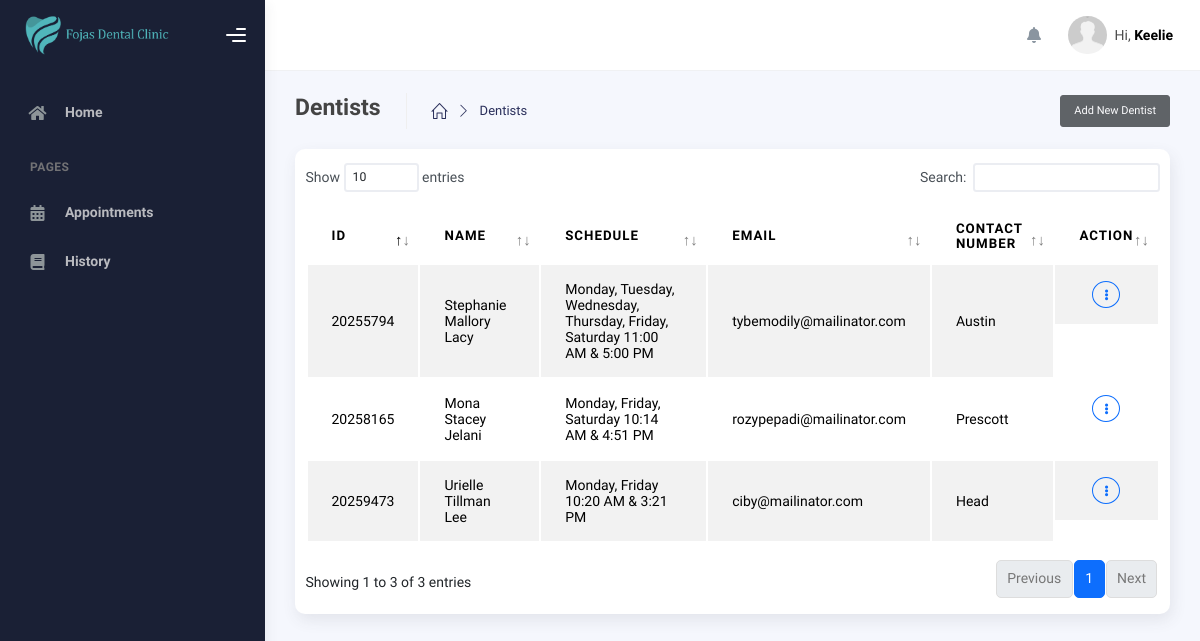
/modules/admin/view-dentists.php (signed in), run on an earlier commit of the app's database.
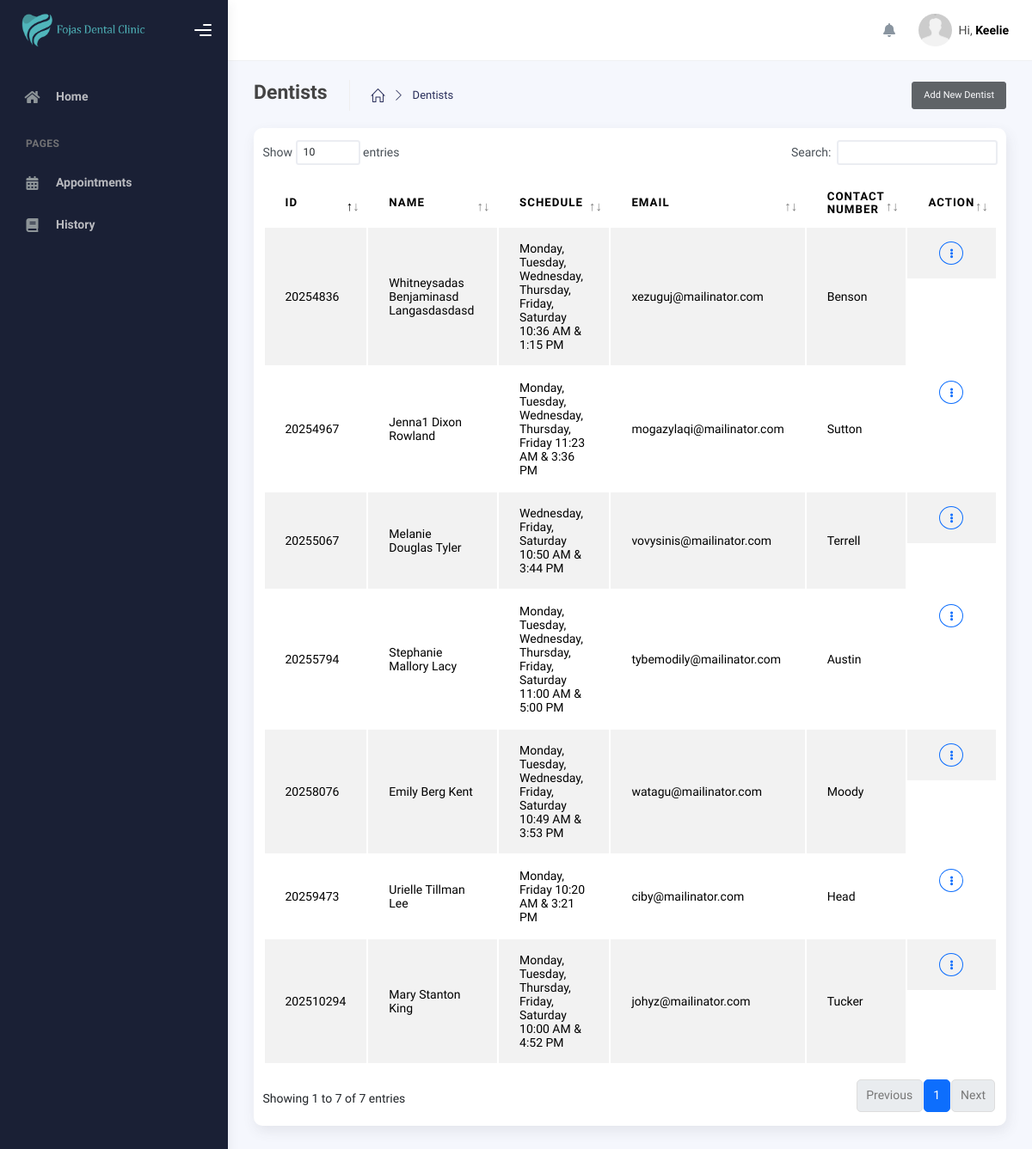
And on a later commit of the database.
### tables this page shows
CREATE TABLE `schedule` (
  `id` int(11) NOT NULL,
  `user_id` int(255) NOT NULL,
  `day` varchar(150) NOT NULL,
  `start_time` varchar(100) NOT NULL,
  `end_time` varchar(100) NOT NULL,
  `date_created` date NOT NULL,
  `date_updated` date NOT NULL
);

CREATE TABLE `users` (
  `id` int(11) NOT NULL,
  `user_id` int(100) NOT NULL,
  `role_id` int(11) NOT NULL,
  `first_name` varchar(250) NOT NULL,
  `middle_name` varchar(255) NOT NULL,
  `last_name` varchar(255) NOT NULL,
  `mobile_number` varchar(255) NOT NULL,
  `email` varchar(255) DEFAULT NULL,
  `password` varchar(255) NOT NULL,
  `date_of_birth` date NOT NULL,
  `date_created` date NOT NULL,
  `date_updated` date NOT NULL,
  `token` varchar(255) DEFAULT NULL,
  `address` varchar(255) DEFAULT NULL,
  `otp` varchar(100) DEFAULT NULL
);

### modules/queries/Users/dentists.php (called while the page is built, shortened)
<?php
function getAllDentist($conn, $role) {
  $sql = "SELECT
      users.user_id AS user_id,
      users.first_name AS first_name,
      users.middle_name AS middle_name,
      users.last_name AS last_name,
      users.mobile_number AS mobile_number,
      users.email AS email,
      schedule.user_id AS schedule_user_id,
      schedule.day AS day,
      schedule.start_time AS start_time,
      schedule.end_time AS end_time
    FROM users
    LEFT JOIN schedule
    ON users.user_id = schedule.user_id
    WHERE users.role_id = ?";
  $stmt = mysqli_prepare($conn, $sql);
  mysqli_stmt_bind_param($stmt, "i", $role);
  mysqli_stmt_execute($stmt);
  return mysqli_stmt_get_result($stmt);
}

### modules/admin/view-dentists.php (the view, shortened to what this page needs)
<?php
include_once($_SERVER['DOCUMENT_ROOT'] . '/dental_appointment/includes/header.php');
include_once($_SERVER['DOCUMENT_ROOT'] . '/dental_appointment/modules/queries/Users/dentists.php');
$first_name = $_SESSION['first_name'];
?>
    <div class="wrapper">
        <?php include '../../includes/sidebar.php'; ?>
        <div class="main-panel">
        <?php include '../../includes/topbar.php'; ?>
        <div class="container">
            <div class="page-inner">
                <div class="page-header">
                <span class="d-flex justify-content-between align-items-center w-100">
                        <span class="d-flex">
                            <h4 class="page-title">Dentists</h4>
                            <ul class="breadcrumbs d-flex justify-items-center align-items-center">
                                <li class="nav-home">
                                <a href="dashboard.php">
                                    <i class="icon-home"></i>
                                </a>
                                </li>
                                <li class="separator">
                                    <i class="icon-arrow-right"></i>
                                </li>
                                <li class="nav-item">
                                    <a href="#">Dentists</a>
                                </li>
                            </ul>
                        </span>
                        <a href="add-dentist.php" class="btn btn-sm btn-dark op-7">Add New Dentist</a>
                    </span>
                </div>
                <div class="page-category">
                    <div class="card py-3">
                        <div class="table-responsive">
                        <table id="dataTable" class="display table table-striped table-hover">
                            <thead>
                                <tr>
                                    <th>Id</th>
                                    <th>Name</th>
                                    <th>Schedule</th>
                                    <th>Email</th>
                                    <th>Contact Number</th>
                                    <th>Action</th>
                                </tr>
                            </thead>
                            <tbody>
                            <?php
                                $run_dentists = getAllDentist($conn, "3");
                                if(mysqli_num_rows($run_dentists) > 0){
                                    foreach($run_dentists as $row_dentist){
                                        ?>
                                        <tr>
                                            <td><?php echo $row_dentist['user_id']?></td>
                                            <td><?php echo $row_dentist['first_name']. " " . $row_dentist['middle_name'] . " " . $row_dentist['last_name']?></td>
                                            <td><?php echo $row_dentist['day']. " " . date("g:i A",strtotime($row_dentist['start_time'])). " & " . date("g:i A", strtotime($row_dentist['end_time'])) ?></td>
                                            <td><?php echo $row_dentist['email']?></td>
                                            <td><?php echo $row_dentist['mobile_number']?></td>
                                            <td class="d-flex justify-content-center">
                                                <div class="dropdown">
                                                    <a class="btn btn-sm btn-outline-primary rounded-circle d-flex justify-content-center align-items-center" style="width: 12px;" data-bs-toggle="dropdown" aria-expanded="false">
                                                        <i class="fas fa-ellipsis-v"></i>
                                                    </a>
                                                </div>
                                            </td>
                                        </tr>
                                        <?php
                                    }
                                }
                                ?>
                            </tbody>
                            </table>
                        </div>
                    </div>
                </div>
            </div>
        </div>
    </div>
</div>
<?php
include_once($_SERVER['DOCUMENT_ROOT'] . '/dental_appointment/includes/scripts.php');
?>

### includes/styles.php (shortened to what this page needs)
<?php
echo '
<script src="' . BASE_PATH . '/assets/js/plugin/webfont/webfont.min.js"></script>
<script>
WebFont.load({
google: { families: ["Public Sans:300,400,500,600,700"] },
custom: {
    families: [
    "Font Awesome 5 Solid",
    "Font Awesome 5 Regular",
    "Font Awesome 5 Brands",
    "simple-line-icons",
    ],
    urls: ["' . BASE_PATH . '/assets/css/fonts.min.css"],
},
active: function () {
    sessionStorage.fonts = true;
},
});
</script>
<link rel="stylesheet" href="' . BASE_PATH . '/assets/css/bootstrap.min.css" />
<link rel="stylesheet" href="' . BASE_PATH . '/assets/css/plugins.min.css" />
<link rel="stylesheet" href="' . BASE_PATH . '/assets/css/kaiadmin.min.css" />
<link rel="stylesheet" href="' . BASE_PATH . '/assets/css/demo.css" />
<link rel="stylesheet" href="' . BASE_PATH . '/assets/css/custom.css" />
<link rel="stylesheet" href="https://code.jquery.com/ui/1.13.2/themes/base/jquery-ui.css">
'
?>

### includes/header.php (shortened to what this page needs)
<?php
include_once($_SERVER['DOCUMENT_ROOT'] . '/dental_appointment/includes/styles.php');
echo '
  <!DOCTYPE html>
  <html lang="en">
  <head>
    <meta charset="UTF-8">
    <meta name="viewport" content="width=device-width, initial-scale=1.0">
    <link rel="shortcut icon" href="'. BASE_PATH .'/assets/img/logo.png" type="image/x-icon">
    <title>'. APP_NAME .'</title>
  </head>
  <body>
';

### includes/sidebar.php (shortened to what this page needs)
<?php
$role = $_SESSION['role_id'];
echo '
<div class="sidebar sidebar-style-2" data-background-color="dark">
    <div class="sidebar-logo">
        <div class="logo-header" data-background-color="dark">
        <a href="#" class="logo">
            <img
            src="' . BASE_PATH . '/assets/img/banner-2.png"
            alt="navbar brand"
            class="navbar-brand"
            height="40"
            />
        </a>
        <div class="nav-toggle">
            <button class="btn btn-toggle toggle-sidebar">
            <i class="gg-menu-right"></i>
            </button>
            <button class="btn btn-toggle sidenav-toggler">
            <i class="gg-menu-left"></i>
            </button>
        </div>
        <button class="topbar-toggler more">
            <i class="gg-more-vertical-alt"></i>
        </button>
    </div>
</div>
<div class="sidebar-wrapper scrollbar scrollbar-inner">
    <div class="sidebar-content">
    <ul class="nav nav-secondary">
        <li class="nav-item">
            <a href="dashboard.php">
                <i class="fas fa-home"></i>
                <p>Home</p>
            </a>
        </li>
        ';
        if($role == 1){
                echo '
                    <li class="nav-section">
                        <span class="sidebar-mini-icon">
                        <i class="fa fa-ellipsis-h"></i>
                        </span>
                        <h4 class="text-section">Pages</h4>
                    </li>
                    <li class="nav-item">
                        <a href="appointments.php">
                            <i class="fas fa-calendar-alt"></i>
                            <p>Appointments</p>
                        </a>
                    </li>
                    <li class="nav-item">
                        <a href="history.php">
                            <i class="fas fa-book"></i>
                            <p>History</p>
                        </a>
                    </li>
                    ';
            }
            echo '
    </ul>
    </div>
</div>
</div>
';
?>

### includes/topbar.php (shortened to what this page needs)
<?php
echo '
<div class="main-header">
  <div class="main-header-logo">
    <div class="logo-header" data-background-color="dark2">
      <div class="nav-toggle">
        <button class="btn btn-toggle toggle-sidebar">
          <i class="gg-menu-right"></i>
        </button>
        <button class="btn btn-toggle sidenav-toggler">
          <i class="gg-menu-left"></i>
        </button>
      </div>
      <button class="topbar-toggler more">
        <i class="gg-more-vertical-alt"></i>
      </button>
    </div>
  </div>
  <nav
    class="navbar navbar-header navbar-header-transparent navbar-expand-lg border-bottom"
  >
    <div class="container-fluid">
      <ul class="navbar-nav topbar-nav ms-md-auto align-items-center">
        <li class="nav-item topbar-icon dropdown hidden-caret ">
          <a
            class="nav-link dropdown-toggle "
            href="#"
            id="notifDropdown"
            role="button"
            data-bs-toggle="dropdown"
            aria-haspopup="true"
            aria-expanded="false"
          >
            <i class="fa fa-bell"></i>
          </a>
          <ul
            class="dropdown-menu notif-box animated fadeIn"
            aria-labelledby="notifDropdown"
          >
            <li>
              <div class="notif-scroll scrollbar-outer">
                <div class="notif-center" id="notif">
                </div>
              </div>
            </li>
            <li>
              <a class="see-all" href="'. BASE_PATH . '/modules/notification.php"
                >See all notifications<i class="fa fa-angle-right"></i>
              </a>
            </li>
          </ul>
        </li>
        <li class="nav-item topbar-user dropdown hidden-caret">
          <a
            class="dropdown-toggle profile-pic"
            data-bs-toggle="dropdown"
            href="#"
            aria-expanded="false"
          >
            <div class="avatar-sm">
              <img
                src="'. BASE_PATH . '/assets/img/default.jpg"
                alt="Userimg"
                class="avatar-img rounded-circle"
              />
            </div>
            <span class="profile-username">
              <span class="op-7">Hi,</span>
              <span class="fw-bold">' . $first_name .'</span>
            </span>
          </a>
          <ul class="dropdown-menu w-50 dropdown-user animated fadeIn">
            <div class="dropdown-user-scroll scrollbar-outer">
              <li>';
              echo '</li>
            </div>
          </ul>
        </li>
      </ul>
    </div>
  </nav>
</div>
';
?>

### includes/scripts.php (shortened to what this page needs)
<?php
echo '
</body>
</html>
';
?>

What changed in the data, as far as the page shows it:
removed schedule: users.user_id "20258165", users.first_name "Mona", users.middle_name "Stacey", users.last_name "Jelani", day "Monday, Friday, Saturday", start_time "10:14 AM", end_time "4:51 PM", users.email "rozypepadi@mailinator.com", users.mobile_number "Prescott"
added schedule: users.user_id "20254836", users.first_name "Whitneysadas", users.middle_name "Benjaminasd", users.last_name "Langasdasdasd", day "Monday, Tuesday, Wednesday, Thursday, Friday, Saturday", start_time "10:36 AM", end_time "1:15 PM", users.email "xezuguj@mailinator.com", users.mobile_number "Benson"
added schedule: users.user_id "20258076", users.first_name "Emily", users.middle_name "Berg", users.last_name "Kent", day "Monday, Tuesday, Wednesday, Friday, Saturday", start_time "10:49 AM", end_time "3:53 PM", users.email "watagu@mailinator.com", users.mobile_number "Moody"
added schedule: users.user_id "20254967", users.first_name "Jenna1", users.middle_name "Dixon", users.last_name "Rowland", day "Monday, Tuesday, Wednesday, Thursday, Friday", start_time "11:23 AM", end_time "3:36 PM", users.email "mogazylaqi@mailinator.com", users.mobile_number "Sutton"
added schedule: users.user_id "202510294", users.first_name "Mary", users.middle_name "Stanton", users.last_name "King", day "Monday, Tuesday, Thursday, Friday, Saturday", start_time "10:00 AM", end_time "4:52 PM", users.email "johyz@mailinator.com", users.mobile_number "Tucker"
added schedule: users.user_id "20255067", users.first_name "Melanie", users.middle_name "Douglas", users.last_name "Tyler", day "Wednesday, Friday, Saturday", start_time "10:50 AM", end_time "3:44 PM", users.email "vovysinis@mailinator.com", users.mobile_number "Terrell"
Also different on the page:
text written by a page script: "Show entries Search: Showing 1 to 3 of 3 entries Previous 1 Next" → "Show entries Search: Showing 1 to 7 of 7 entries Previous 1 Next"
